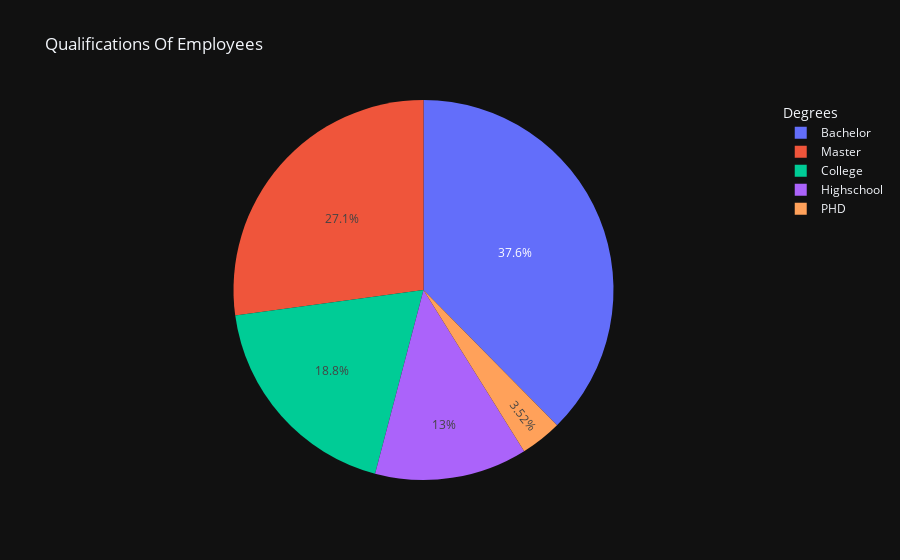

The notebook cell this image was saved under:
### Code cell
labels = eda_df.EDUCATION.value_counts().index.values
values = eda_df.EDUCATION.value_counts().values

fig = go.Figure()
fig.add_trace(go.Pie(labels=labels, values=values))
fig.update_layout(title="Qualifications Of Employees", legend_title="Degrees", template="plotly_dark")

### Figure 1 — Plotly figure (JSON) as saved in the notebook; plotly's stock layout.template omitted (floating-point values rounded to 4 significant figures)
{"data": [{"labels": ["Bachelor", "Master", "College  ", "Highschool", "PHD"], "type": "pie", "values": [385, 278, 192, 133, 36]}], "layout": {"legend": {"title": {"text": "Degrees"}}, "title": {"text": "Qualifications Of Employees"}}}
